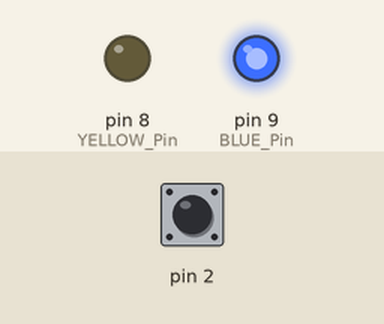
Recording of a sketch running on a simulated Arduino Uno, built with avr-gcc and run on an emulated ATmega328P. On the bench: output pins drawn as LEDs (lit = HIGH). The test bench sets the inputs (shaded band); at power-on: pin 2 HIGH.

Above: at 1.2 s.
1.3 s: pin 2 pulled LOW for 0.15 s
At 1.37 s:
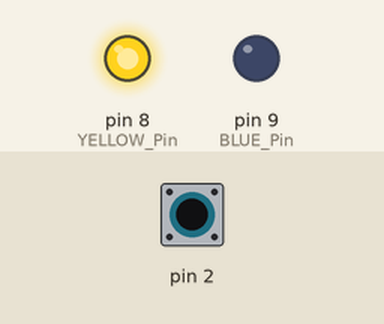
2.9 s: pin 2 pulled LOW for 3.2 s
At 7.5 s:
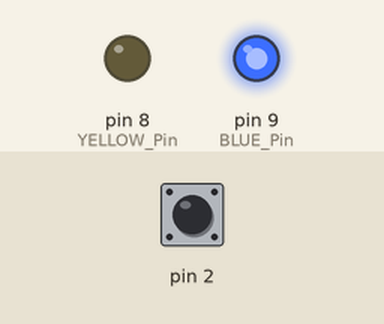
Timing chart, 0 to 9.0 s (numbered marks = the images above; inputs shaded):
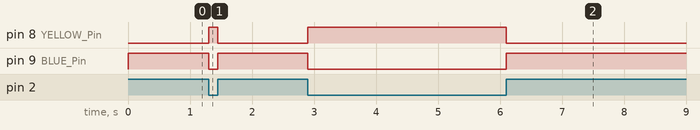

The sketch:

2_1.ino
```cpp
int YELLOW_Pin = 8;
int BLUE_Pin = 9;
// 색으로 핀설정 good
void setup()
{
  pinMode(2, INPUT_PULLUP);
  pinMode(YELLOW_Pin, OUTPUT);
  pinMode(BLUE_Pin, OUTPUT);
}
void loop() {
  int sw = digitalRead(2);
  if(!sw) //! 사용 good
  {
    digitalWrite(YELLOW_Pin,HIGH);
    digitalWrite(BLUE_Pin, LOW);
  }
  else
  {
    digitalWrite(YELLOW_Pin,LOW);
    digitalWrite(BLUE_Pin, HIGH);

  }
}
```

Measured:
- after the input at 1.3 s, pin 8 (YELLOW_Pin): LOW → HIGH at once, → LOW 0.15 s later; pin 9 (BLUE_Pin): HIGH → LOW at once, → HIGH 0.15 s later
- after the input at 2.9 s, pin 8 (YELLOW_Pin): LOW → HIGH at once, → LOW 3.2 s later; pin 9 (BLUE_Pin): HIGH → LOW at once, → HIGH 3.2 s later
